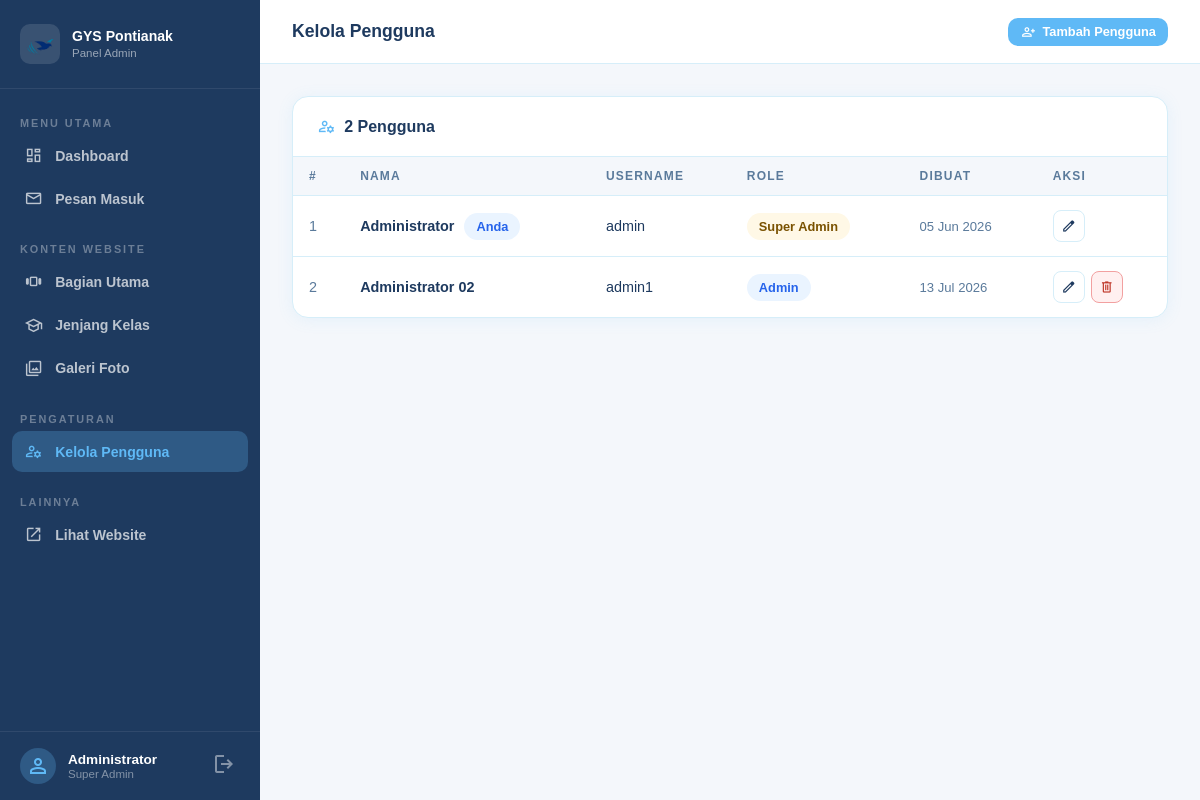
Page /admin/users.php (signed in) on the committed database.
### tables this page shows
CREATE TABLE `pengguna` (
  `id` int(10) UNSIGNED NOT NULL,
  `nama_pengguna` varchar(50) DEFAULT NULL,
  `kata_sandi_hash` varchar(255) DEFAULT NULL,
  `nama` varchar(100) NOT NULL,
  `peran` enum('admin','super_admin') DEFAULT NULL,
  `dibuat_pada` timestamp NOT NULL DEFAULT current_timestamp() ON UPDATE current_timestamp(),
  `diperbarui_pada` timestamp NOT NULL DEFAULT current_timestamp() ON UPDATE current_timestamp()
);

### config/auth.php (called while the page is built, shortened)
<?php
function currentUser(): array
{
    return [
        'id'   => $_SESSION['user_id']   ?? null,
        'nama' => $_SESSION['user_nama']  ?? '',
        'peran' => $_SESSION['user_peran']  ?? '',
        'nama_pengguna' => $_SESSION['user_nama_pengguna'] ?? '',
    ];
}

### admin/users.php (the view, shortened to what this page needs)
<?php
require_once dirname(__DIR__) . '/config/auth.php';
$pdo    = db();
$me     = currentUser();
$pengguna = $pdo->query('SELECT id,nama_pengguna,nama,peran,dibuat_pada FROM pengguna ORDER BY id ASC')->fetchAll();
require __DIR__ . '/includes/header.php';
require __DIR__ . '/includes/sidebar.php';
?>
<div class="admin-main">
  <header class="admin-topbar">
    <div style="display:flex;align-items:center;gap:12px">
      <span class="admin-topbar_title">Kelola Pengguna</span>
    </div>
    <div class="admin-topbar_right">
      <a href="?add=1" class="btn btn--primary btn--sm">
        <span class="material-symbols-outlined">person_add</span>
        Tambah Pengguna
      </a>
    </div>
  </header>
  <div class="admin-content">
    <div class="panel">
      <div class="panel_header">
        <h2 class="panel_title">
          <span class="material-symbols-outlined">manage_accounts</span>
          <?= count($pengguna) ?> Pengguna
        </h2>
      </div>
      <div class="admin-table-wrap">
        <table class="admin-table">
          <thead>
            <tr><th>#</th><th>Nama</th><th>Username</th><th>Role</th><th>Dibuat</th><th>Aksi</th></tr>
          </thead>
          <tbody>
            <?php foreach ($pengguna as $u): ?>
              <tr>
                <td style="color:var(--color-muted)"><?= $u['id'] ?></td>
                <td style="font-weight:600">
                  <?= htmlspecialchars($u['nama']) ?>
                  <?php if ((int)$u['id'] === (int)$me['id']): ?>
                    <span class="badge badge--blue" style="margin-left:6px">Anda</span>
                  <?php endif; ?>
                </td>
                <td><?= htmlspecialchars($u['nama_pengguna']) ?></td>
                <td>
                  <span class="badge <?= $u['peran'] === 'super_admin' ? 'badge--amber' : 'badge--blue' ?>">
                    <?= $u['peran'] === 'super_admin' ? 'Super Admin' : 'Admin' ?>
                  </span>
                </td>
                <td style="font-size:.82rem;color:var(--color-muted)">
                  <?= date('d M Y', strtotime($u['dibuat_pada'])) ?>
                </td>
                <td>
                  <div style="display:flex;gap:6px">
                    <a href="?id=<?= $u['id'] ?>" class="btn btn--icon btn--outline" title="Edit">
                      <span class="material-symbols-outlined">edit</span>
                    </a>
                    <?php if ((int)$u['id'] !== (int)$me['id']): ?>
                      <button class="btn btn--icon btn--danger confirm-delete"
                              data-id="<?= $u['id'] ?>"
                              data-nama="<?= htmlspecialchars($u['nama']) ?>">
                        <span class="material-symbols-outlined">delete</span>
                      </button>
                    <?php endif; ?>
                  </div>
                </td>
              </tr>
            <?php endforeach; ?>
          </tbody>
        </table>
      </div>
    </div>
  </div>
</div>
</body>
</html>

### admin/includes/sidebar.php (shortened to what this page needs)
<?php
$user       = currentUser();
$currentUri = $_SERVER['REQUEST_URI'] ?? '';
$isActive = fn(string $path) =>
    str_contains($currentUri, $path) ? 'active' : '';
?>
<aside class="sidebar" id="sidebar">
  <div class="sidebar_brand">
    <div class="sidebar_brand-logo">
      <img src="<?= BASE_URL ?>/gambar/burung_merpati_logo-removebg-preview.png"
           alt="Logo"/>
    </div>
    <div class="sidebar_brand-text">
      <div class="sidebar_brand-name">GYS Pontianak</div>
      <div class="sidebar_brand-sub">Panel Admin</div>
    </div>
  </div>
  <nav class="sidebar_nav">
    <div class="sidebar_section-label">Menu Utama</div>
    <a href="<?= BASE_URL ?>/admin/index.php"
       class="sidebar_link <?= $isActive('admin/index') ?>">
      <span class="material-symbols-outlined">dashboard</span>
      Dashboard
    </a>
    <a href="<?= BASE_URL ?>/admin/pesan.php"
       class="sidebar_link <?= $isActive('admin/pesan') ?>">
      <span class="material-symbols-outlined">mail</span>
      Pesan Masuk
    </a>
    <div class="sidebar_section-label" style="margin-top:12px">Konten Website</div>
    <a href="<?= BASE_URL ?>/admin/bagian_utama.php"
       class="sidebar_link <?= $isActive('admin/bagian_utama') ?>">
      <span class="material-symbols-outlined">view_carousel</span>
      Bagian Utama
    </a>
    <a href="<?= BASE_URL ?>/admin/jenjang.php"
       class="sidebar_link <?= $isActive('admin/jenjang') ?>">
      <span class="material-symbols-outlined">school</span>
      Jenjang Kelas
    </a>
    <a href="<?= BASE_URL ?>/admin/galeri.php"
       class="sidebar_link <?= $isActive('admin/galeri') ?>">
      <span class="material-symbols-outlined">photo_library</span>
      Galeri Foto
    </a>
    <?php if ($user['peran'] === 'super_admin'): ?>
      <div class="sidebar_section-label" style="margin-top:12px">Pengaturan</div>
      <a href="<?= BASE_URL ?>/admin/users.php"
         class="sidebar_link <?= $isActive('admin/users') ?>">
        <span class="material-symbols-outlined">manage_accounts</span>
        Kelola Pengguna
      </a>
    <?php endif; ?>
    <div class="sidebar_section-label" style="margin-top:12px">Lainnya</div>
    <a href="<?= BASE_URL ?>/index.php" target="_blank" class="sidebar_link">
      <span class="material-symbols-outlined">open_in_new</span>
      Lihat Website
    </a>
  </nav>
  <div class="sidebar_user">
    <div class="sidebar_user-avatar">
      <span class="material-symbols-outlined">person</span>
    </div>
    <div>
      <div class="sidebar_user-name"><?= htmlspecialchars($user['nama']) ?></div>
      <div class="sidebar_user-role">
        <?= $user['peran'] === 'super_admin' ? 'Super Admin' : 'Admin' ?>
      </div>
    </div>
    <a href="<?= BASE_URL ?>/logout.php" class="sidebar_logout" title="Keluar">
      <span class="material-symbols-outlined">logout</span>
    </a>
  </div>
</aside>

### rows in the picture
pengguna: nama "Administrator", id "1", shows "Anda", nama_pengguna "admin", peran "Super Admin", dibuat_pada "05 Jun 2026"
pengguna: id "2", nama "Administrator 02", nama_pengguna "admin1", peran "Admin", dibuat_pada "13 Jul 2026"

### other values in the picture
count($pengguna) "2"
